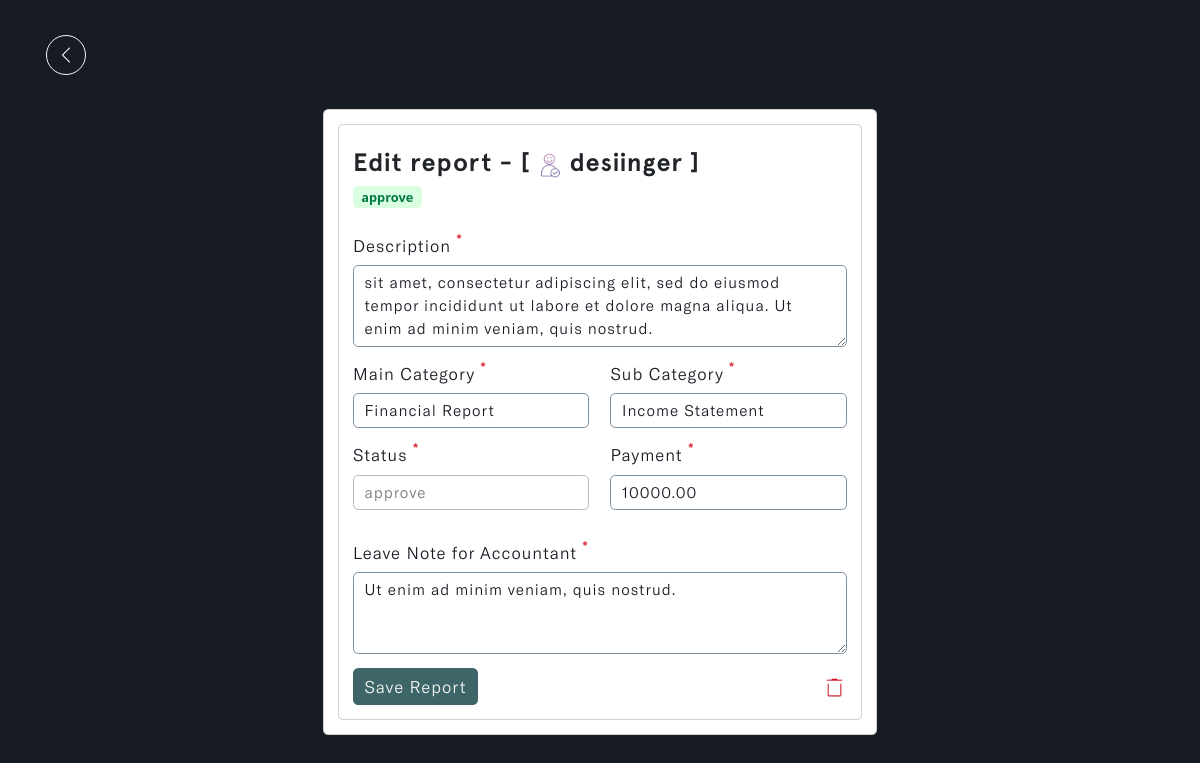
The app's page /admins/edit-report/e90909389eaa493e885495601f503adc (signed in) with its own data.
### reports/models.py (models this page shows, shortened)
class Report(models.Model):
    STATUS = (
        ('pending', 'pending'),
        ('correction', 'correction'),
        ('approve', 'approve'),
        ('reject', 'reject')
    )
    account_owner = models.ForeignKey(Profile, on_delete=models.CASCADE, null=True, db_index=True)
    description = models.TextField(null=True, blank=True, db_index=True)
    main_category = models.CharField(max_length=255, null=True, blank=True, db_index=True)
    sub_category = models.CharField(max_length=255, null=True, blank=True, db_index=True)
    status = models.CharField(max_length=255, default="pending", null=True, blank=True, choices=STATUS, db_index=True)
    payment = models.DecimalField(max_digits=10, decimal_places=2, null=True, blank=True, default=0.00, db_index=True)
    report_note = models.TextField(null=True, blank=True, db_index=True)
    updated_time_stamp = models.DateTimeField(auto_now=True, db_index=True)
    created_time_stamp = models.DateTimeField(auto_now_add=True, db_index=True)
    id = models.UUIDField(default=uuid.uuid4, primary_key=True, unique=True, editable=False)
    class Meta:
        ordering = ['-updated_time_stamp']

### accounts/models.py (models this page shows)
class Profile(models.Model):
    user = models.OneToOneField(settings.AUTH_USER_MODEL, on_delete=models.CASCADE, blank=True, null=True)
    name = models.CharField(max_length=255, unique=True)
    username = models.CharField(max_length=255, unique=True, blank=True, null=True)
    email = models.EmailField(max_length=255, unique=True)
    updated_time_stamp = models.DateTimeField(auto_now=True)
    created_time_stamp = models.DateTimeField(auto_now_add=True)
    id = models.UUIDField(default=uuid.uuid4, primary_key=True, unique=True, editable=False)
    def __str__(self):
        return self.username

### u_admin/views.py (the view, shortened to what this page needs)
# urls.py: path('edit-report/<str:pk>', views.edit_report, name='report-edit'),
@login_required
def edit_report(request, pk):
    report = Report.objects.get(id=pk)
    form = ReportEditForm(instance=report)
    context = {'form': form, 'report': report}
    return render(request, 'edit-reports.html', context)

### reports/forms.py
class ReportEditForm(ModelForm):
    class Meta:
        model = Report
        fields = ['description', 'main_category', 'sub_category', 'payment', 'status', 'report_note']
        exculde = ['account_owner', 'updated_time_stamp', 'created_time_stamp', 'id']
        widgets = {
            'description': forms.Textarea(attrs={'placeholder': 'enter report description here...', 'rows': 3, 'cols': 40}),
            'main_category': forms.TextInput(attrs={'placeholder': 'enter main category...'}),
            'sub_category': forms.TextInput(attrs={'placeholder': 'enter sub category...'}),
            'report_note': forms.Textarea(attrs={'placeholder': 'enter report note here...', 'rows': 3, 'cols': 40}),
        }
    def __init__(self, *args, **kwargs):
        super(ReportEditForm, self).__init__(*args, **kwargs)
        for name, fields in self.fields.items():
            fields.widget.attrs.update({'class': 'input form-control'})

### templates/edit-reports.html (shortened to what this page needs)
{% load static %}
{% load widget_tweaks %}
<!DOCTYPE html>
<html lang="en" class="js has-scroll-init has-scroll-smooth">
  <head>
    <link rel="stylesheet" href="{% static '/css/bootstrap.min.css' %}" />
    <link rel="stylesheet" href="{% static '/css/edit-reports.css' %}" />
  </head>
  <body
    id="pageTop"
    class="page-content"
    data-spy="scroll"
    data-target="#mainNav"
  >
    <main>
      <div data-scroll class="page page--layout-2" id="main">
        <div id="hero">
          <div class="container-fluid">
            <div class="hero-intro">
              <a href="javascript:history.back()">
                <img
                  src="{% static '/images/left.png' %}"
                  class="img-fluid"
                  id="return_back"
                  alt="return_back-img"
                />
              </a>
              <div class="card d-flex mx-auto" id="edit_card">
                <div class="card-body">
                  <div class="card">
                    <div class="card-body">
                      <h5>
                        Edit report - [
                        <img
                          src="{% static '/images/user.png' %}"
                          class="img-fluid"
                          id="user_img"
                          alt="user_img"
                        />
                        {{report.account_owner}} ]
                      </h5>
                      {% if report.status == 'pending' %}
                      <span class="badge pending">pending</span>
                      {% elif report.status == 'reject' %}
                      <span class="badge reject">reject</span>
                      {% elif report.status == 'correction' %}
                      <span class="badge correction">correction</span>
                      {% else %}
                      <span class="badge approve">approve</span>
                      {% endif %}
                      <form method="POST" action="">
                        <div class="row">
                          <div class="col-md-12">
                            <div class="mb-3">
                              <label
                                for="exampleFormControlInput1"
                                class="form-label"
                                >Description
                                <sup class="text-danger fw-bold fs-6"
                                  >*</sup
                                ></label
                              >
                              {{form.description}}
                            </div>
                          </div>
                          <div class="col-md-6">
                            <div class="mb-3">
                              <label
                                for="exampleMainCategory"
                                class="form-label"
                                >Main Category
                                <sup class="text-danger fw-bold fs-6"
                                  >*</sup
                                ></label
                              >
                              {{form.main_category}}
                            </div>
                          </div>
                          <div class="col-md-6">
                            <div class="mb-3">
                              <label for="exampleSubCategory" class="form-label"
                                >Sub Category
                                <sup class="text-danger fw-bold fs-6"
                                  >*</sup
                                ></label
                              >
                              {{form.sub_category}}
                            </div>
                          </div>
                          <div class="col-md-6">
                            <div class="mb-3">
                              <label for="exampleStatus" class="form-label"
                                >Status
                                <sup class="text-danger fw-bold fs-6"
                                  >*</sup
                                ></label
                              >
                              {% if request.user.role == 'accountant' %}
                              {{form.status|add_class:"hide_status"}}
                              {% else %}
                              {{form.status}}
                              {% endif %}
                            </div>
                          </div>
                          <div class="col-md-6">
                            <div class="mb-3">
                              <label for="examplePayment" class="form-label"
                                >Payment
                                <sup class="text-danger fw-bold fs-6"
                                  >*</sup
                                ></label
                              >
                              {{form.payment}}
                            </div>
                          </div>
                          <div class="col-md-12" id="ReportNote">
                            <div class="mb-3">
                              <label for="exampleReportNote" class="form-label"
                                >Leave Note for Accountant
                                <sup class="text-danger fw-bold fs-6"
                                  >*</sup
                                ></label
                              >
                              {{form.report_note}}
                            </div>
                          </div>
                        </div>
                        <div id="action_btn">
                          <button type="submit" class="btn" id="edit_btn">
                            Save Report
                          </button>
                          <a
                            href="#delete"
                            data-bs-toggle="modal"
                            data-bs-target="#deleteReportModal"
                          >
                            <img
                              id="trash"
                              src="{% static '/images/bin.png' %}"
                              alt="trash"
                            />
                          </a>
                        </div>
                      </form>
                    </div>
                  </div>
                </div>
              </div>
            </div>
          </div>
        </div>
      </div>
    </main>
  </body>
</html>

### static/css/edit-reports.css (style rules this page uses)
*, *::after, *::before { box-sizing: border-box; margin: 0; padding: 0; }
html, body { box-sizing: border-box; font-size: 14px; margin: 0; padding: 0; width: 100%; overflow-x: hidden; background: var(--main-color); -webkit-font-smoothing: antialiased; -moz-osx-font-smoothing: grayscale; scroll-behavior: smooth; }
a { text-decoration: none; }
.page-content { --main-color: #171b23; --text-color: #f6f6f3; --header-font: "Apercu-Bold"; --text-font: "GTAmerica-Light"; }
a { text-decoration: none; color: var(--accent-color); }
#hero { margin-top: 2%; }
.hero-intro { margin: 3%; }
#return_back { padding: 10px; border-radius: 50%; border: 1px solid var(--text-color); display: inline-block; width: 40px; height: 40px; margin-bottom: 3%; }
.hero-intro #edit_card { max-width: 50%; }
.hero-intro h5 { letter-spacing: 1px; font-family: var(--header-font); font-size: 1.8rem; margin-top: 2%; }
#user_img { vertical-align: middle; width: 25px; }
.hero-intro .badge { margin-bottom: 5%; }
.hero-intro .approve { background: #d9ffe0; color: #027a48; font-size: 1.6vh; }
.hero-intro label { font-size: 1.2rem; font-family: var(--text-font); color: var(--main-color); letter-spacing: 1px; }
.hero-intro .input { color: var(--main-color); letter-spacing: 1px; font-family: var(--text-font); font-size: 1.1rem; border: 1px solid #7b8fa1; background: transparent; }
.hero-intro select { color: var(--main-color); letter-spacing: 1px; font-family: var(--text-font); font-size: 1.1rem; border: 1px solid #7b8fa1; }
.hide_status { background-color: #eee; pointer-events: none; opacity: 0.6; }
#ReportNote { margin-top: 3%; }
#edit_btn { color: var(--text-color); letter-spacing: 1px; font-family: var(--text-font); font-size: 1.2rem; background-color: #3e6567; transition: all 0.5s ease-in-out; }
#action_btn { display: flex; justify-content: space-between; align-items: center; }
#action_btn #edit_btn { color: var(--text-color); letter-spacing: 1px; font-family: var(--text-font); font-size: 1.2rem; background-color: #3e6567; transition: all 0.5s ease-in-out; }
#action_btn #trash { width: 25px; }

### records on screen
Report: account_owner "desiinger", description "sit amet, consectetur adipiscing elit, sed do eiusmod tempor incididunt ut labore et dolore magna aliqua. Ut enim ad minim veniam, quis nostrud.", main_category "Financial Report", sub_category "Income Statement", status "approve", payment "10000.00", report_note "Ut enim ad minim veniam, quis nostrud."
